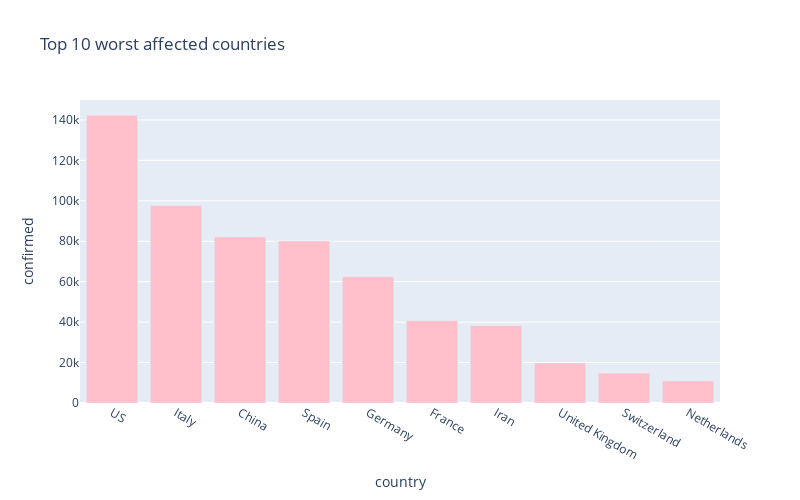

Here is the notebook cell this chart was saved with:
### Markdown cell above
# 10 worst hit countries - Confirmed cases

### Code cell
px.bar(
    sorted_country_df.head(10),
    x = "country",
    y = "confirmed",
    title= "Top 10 worst affected countries", # the axis names
    color_discrete_sequence=["pink"], 
    height=500,
    width=800
)

### Figure 1 — Plotly figure (JSON) as saved in the notebook; plotly's stock layout.template omitted (floating-point values rounded to 4 significant figures)
{"data": [{"alignmentgroup": "True", "hoverlabel": {"namelength": 0}, "hovertemplate": "country=%{x}<br>confirmed=%{y}", "legendgroup": "", "marker": {"color": "pink"}, "name": "", "offsetgroup": "", "orientation": "v", "showlegend": false, "textposition": "auto", "type": "bar", "x": ["US", "Italy", "China", "Spain", "Germany", "France", "Iran", "United Kingdom", "Switzerland", "Netherlands"], "xaxis": "x", "y": [142356, 97689, 82149, 80110, 62435, 40723, 38309, 19784, 14829, 10930], "yaxis": "y"}], "layout": {"barmode": "relative", "height": 500, "legend": {"tracegroupgap": 0}, "title": {"text": "Top 10 worst affected countries"}, "width": 800, "xaxis": {"anchor": "y", "domain": [0, 1], "title": {"text": "country"}}, "yaxis": {"anchor": "x", "domain": [0, 1], "title": {"text": "confirmed"}}}}
